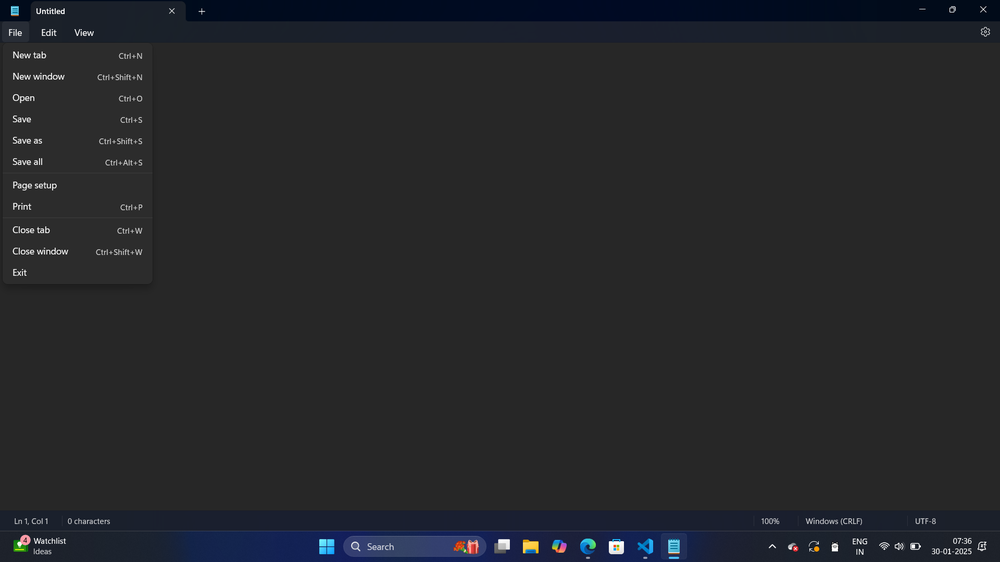
#> input picture experimental/board/test1.png, 1000 x 562 px, shrunk from 1920 x 1080 before the run
$ python test1.py
#> lines starting #> are read from the running program, lines starting #| are printed output that depends on the picture
from PIL import Image, ImageDraw, ImageFont
import random

def draw_fixed_square_grid_with_pillow(image_path, square_size=100):
    # Load the image
#> called with image_path = 'test1.png', square_size = 49
    img = Image.open(image_path)
#> img is the input picture: PIL image 1000x562 RGBA; mean R, G, B, A 37.7, 39, 42, 255
    width, height = img.size
#> width = 1000; height = 562

    # Calculate how many squares fit into the image width and height
    grid_size_x = width // square_size
#> grid_size_x = 20
    grid_size_y = height // square_size
#> grid_size_y = 11

    # Create a white canvas larger than the original image (for padding)
    padded_width = width + 100
#> padded_width = 1100
    padded_height = height + 100
#> padded_height = 662
    padded_img = Image.new("RGB", (padded_width, padded_height), color=(255, 255, 255))
#> padded_img: PIL image 1100x662 RGB; every value is 255

    # Paste the original image onto the white canvas
    padded_img.paste(img, (50, 50))
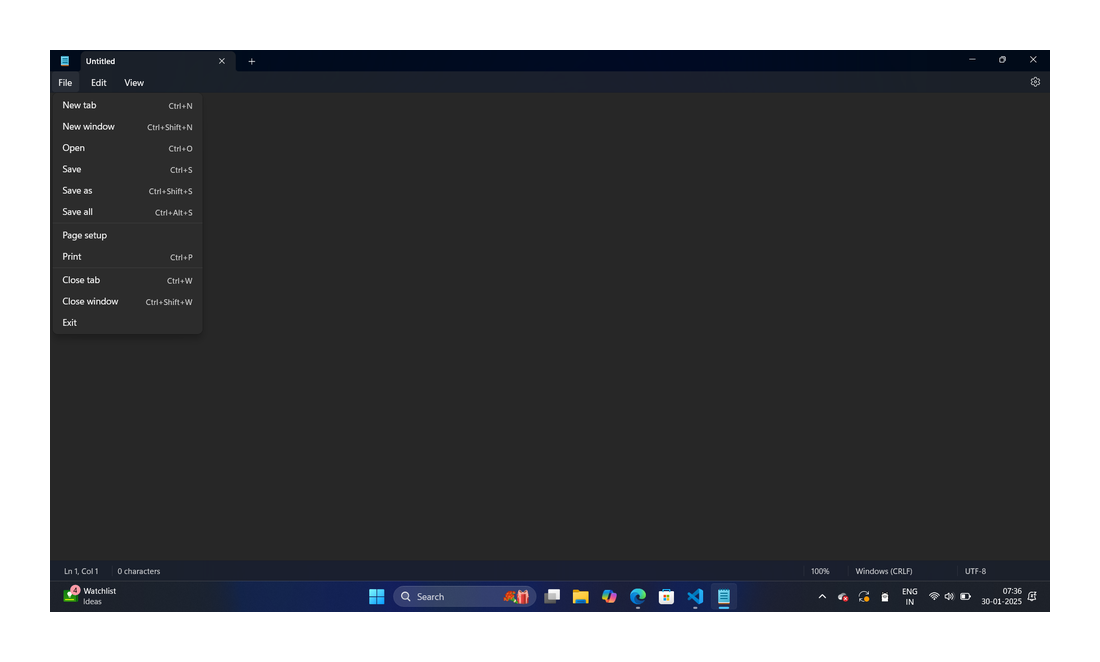
#> padded_img: PIL image 1100x662 RGB; mean R, G, B 87.3, 88.3, 90.6

    # Get a drawing context
    draw = ImageDraw.Draw(padded_img)

    # Draw the grid on the padded image
    for i in range(1, grid_size_x):
        draw.line((50 + i * square_size, 50, 50 + i * square_size, 50 + height), fill=(0, 255, 0), width=2)

    for i in range(1, grid_size_y):
        draw.line((50, 50 + i * square_size, 50 + width, 50 + i * square_size), fill=(0, 255, 0), width=2)

    # Define font for numbers (use default if font is not available)
    try:
        font = ImageFont.truetype("arial.ttf", 30)
    except IOError:
        font = ImageFont.load_default()

    # Adjust padding for left-side numbers (raise vertical alignment a bit)
    left_padding = 15
    for i in range(grid_size_y):
        num_text = str(i)
        text_size = draw.textbbox((0, 0), num_text, font=font)  # Get text size
        text_width = text_size[2] - text_size[0]
        text_height = text_size[3] - text_size[1]

        x_pos = 10
        y_pos = 50 + i * square_size + square_size // 2 - left_padding

        # Draw background rectangle
        bg_color = (random.randint(50, 255), random.randint(50, 255), random.randint(50, 255))
        draw.rectangle([x_pos - 5, y_pos - 5, x_pos + text_width + 5, y_pos + text_height + 5], fill=bg_color)

        # Draw number in white
        draw.text((x_pos, y_pos), num_text, fill=(255, 255, 255), font=font)
#> this loop made 11 passes
#> (text_size, text_width) on passes 1 to 11: ((0, 6, 19, 28), 19), ((0, 6, 19, 28), 19), ((0, 6, 19, 28), 19), ((0, 6, 19, 28), 19), ((0, 6, 19, 28), 19), ((0, 6, 19, 28), 19), ((0, 6, 19, 28), 19), ((0, 6, 19, 28), 19), ((0, 6, 19, 28), 19), ((0, 6, 19, 28), 19), ((0, 6, 38, 28), 38)

    # Adjust padding for top row numbers (raise vertical padding a bit)
    top_padding = 15
    for i in range(grid_size_x):
        num_text = str(i)
        text_size = draw.textbbox((0, 0), num_text, font=font)  # Get text size
        text_width = text_size[2] - text_size[0]
        text_height = text_size[3] - text_size[1]

        x_pos = 50 + i * square_size + square_size // 3
        y_pos = 30 - top_padding

        # Draw background rectangle
        bg_color = (random.randint(50, 255), random.randint(50, 255), random.randint(50, 255))
        draw.rectangle([x_pos - 5, y_pos - 5, x_pos + text_width + 5, y_pos + text_height + 5], fill=bg_color)

        # Draw number in white
        draw.text((x_pos, y_pos), num_text, fill=(255, 255, 255), font=font)
#> this loop made 20 passes

    # Show the result
    padded_img.show()
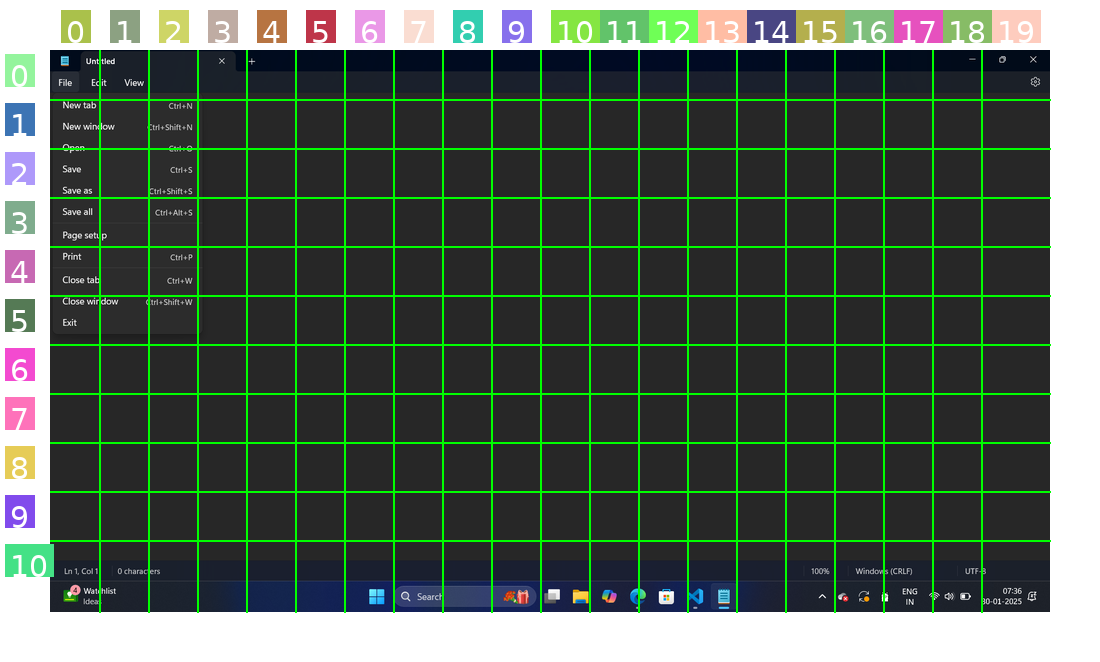
#> shown: PIL image 1100x662 RGB; mean R, G, B 81, 96.4, 83.4
    padded_img.save('./output.png', format='PNG')

# Test the function
image_path = 'test1.png'  # Replace with the path to your image
draw_fixed_square_grid_with_pillow(image_path, square_size=7*7)  # Define square size here
